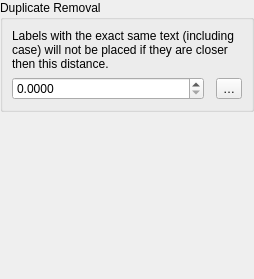
<?xml version="1.0" encoding="UTF-8"?>
<ui version="4.0">
 <class>QgsLabelRemoveDuplicateSettingsWidgetBase</class>
 <widget class="QgsPanelWidget" name="QgsLabelRemoveDuplicateSettingsWidgetBase">
  <property name="geometry">
   <rect>
    <x>0</x>
    <y>0</y>
    <width>254</width>
    <height>279</height>
   </rect>
  </property>
  <property name="windowTitle">
   <string>Form</string>
  </property>
  <layout class="QVBoxLayout" name="verticalLayout">
   <property name="leftMargin">
    <number>0</number>
   </property>
   <property name="topMargin">
    <number>0</number>
   </property>
   <property name="rightMargin">
    <number>0</number>
   </property>
   <property name="bottomMargin">
    <number>0</number>
   </property>
   <item>
    <widget class="QGroupBox" name="groupBox">
     <property name="title">
      <string>Duplicate Removal</string>
     </property>
     <layout class="QGridLayout" name="gridLayout">
      <item row="1" column="0">
       <widget class="QgsDoubleSpinBox" name="mNoRepeatDistSpinBox">
        <property name="sizePolicy">
         <sizepolicy hsizetype="Expanding" vsizetype="Fixed">
          <horstretch>0</horstretch>
          <verstretch>0</verstretch>
         </sizepolicy>
        </property>
        <property name="minimumSize">
         <size>
          <width>0</width>
          <height>0</height>
         </size>
        </property>
        <property name="suffix">
         <string/>
        </property>
        <property name="decimals">
         <number>4</number>
        </property>
        <property name="maximum">
         <double>999999999.000000000000000</double>
        </property>
        <property name="singleStep">
         <double>0.100000000000000</double>
        </property>
        <property name="showClearButton" stdset="0">
         <bool>false</bool>
        </property>
       </widget>
      </item>
      <item row="1" column="2">
       <widget class="QgsPropertyOverrideButton" name="mNoRepeatDistDDBtn">
        <property name="text">
         <string>…</string>
        </property>
       </widget>
      </item>
      <item row="1" column="1">
       <widget class="QgsUnitSelectionWidget" name="mNoRepeatDistUnitWidget" native="true">
        <property name="focusPolicy">
         <enum>Qt::StrongFocus</enum>
        </property>
       </widget>
      </item>
      <item row="0" column="0" colspan="3">
       <widget class="QLabel" name="label">
        <property name="text">
         <string>Labels with the exact same text (including case) will not be placed if they are closer then this distance.</string>
        </property>
        <property name="wordWrap">
         <bool>true</bool>
        </property>
       </widget>
      </item>
     </layout>
    </widget>
   </item>
   <item>
    <spacer name="verticalSpacer">
     <property name="orientation">
      <enum>Qt::Vertical</enum>
     </property>
     <property name="sizeHint" stdset="0">
      <size>
       <width>20</width>
       <height>40</height>
      </size>
     </property>
    </spacer>
   </item>
  </layout>
 </widget>
 <customwidgets>
  <customwidget>
   <class>QgsPropertyOverrideButton</class>
   <extends>QToolButton</extends>
   <header>qgspropertyoverridebutton.h</header>
  </customwidget>
  <customwidget>
   <class>QgsDoubleSpinBox</class>
   <extends>QDoubleSpinBox</extends>
   <header>qgsdoublespinbox.h</header>
  </customwidget>
  <customwidget>
   <class>QgsUnitSelectionWidget</class>
   <extends>QWidget</extends>
   <header>qgsunitselectionwidget.h</header>
   <container>1</container>
  </customwidget>
  <customwidget>
   <class>QgsPanelWidget</class>
   <extends>QWidget</extends>
   <header>qgspanelwidget.h</header>
   <container>1</container>
  </customwidget>
 </customwidgets>
 <resources/>
 <connections/>
</ui>
